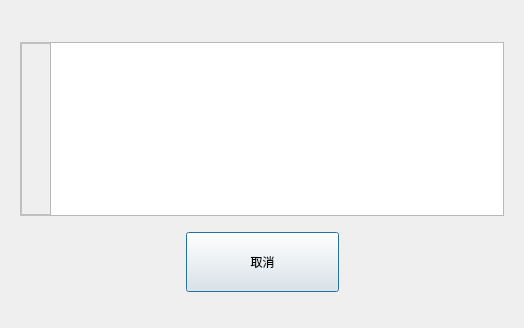
<?xml version="1.0" encoding="UTF-8"?>
<ui version="4.0">
 <class>AddressBookDialog</class>
 <widget class="QDialog" name="AddressBookDialog">
  <property name="geometry">
   <rect>
    <x>0</x>
    <y>0</y>
    <width>524</width>
    <height>328</height>
   </rect>
  </property>
  <property name="windowTitle">
   <string>Dialog</string>
  </property>
  <widget class="QTableView" name="tableViewAddressList">
   <property name="geometry">
    <rect>
     <x>50</x>
     <y>42</y>
     <width>454</width>
     <height>174</height>
    </rect>
   </property>
  </widget>
  <widget class="CommonPushButton" name="pushButtonAddressBookCancel">
   <property name="geometry">
    <rect>
     <x>186</x>
     <y>232</y>
     <width>153</width>
     <height>60</height>
    </rect>
   </property>
   <property name="text">
    <string>取消</string>
   </property>
  </widget>
  <widget class="QFrame" name="frameAddressList">
   <property name="geometry">
    <rect>
     <x>20</x>
     <y>42</y>
     <width>484</width>
     <height>174</height>
    </rect>
   </property>
   <property name="styleSheet">
    <string notr="true">background-color: transparent;
border: 2px solid #C0C0C0;</string>
   </property>
   <property name="frameShape">
    <enum>QFrame::StyledPanel</enum>
   </property>
   <property name="frameShadow">
    <enum>QFrame::Raised</enum>
   </property>
  </widget>
  <zorder>frameAddressList</zorder>
  <zorder>tableViewAddressList</zorder>
  <zorder>pushButtonAddressBookCancel</zorder>
 </widget>
 <customwidgets>
  <customwidget>
   <class>CommonPushButton</class>
   <extends>QPushButton</extends>
   <header>commonpushbutton.h</header>
  </customwidget>
 </customwidgets>
 <resources/>
 <connections/>
</ui>
